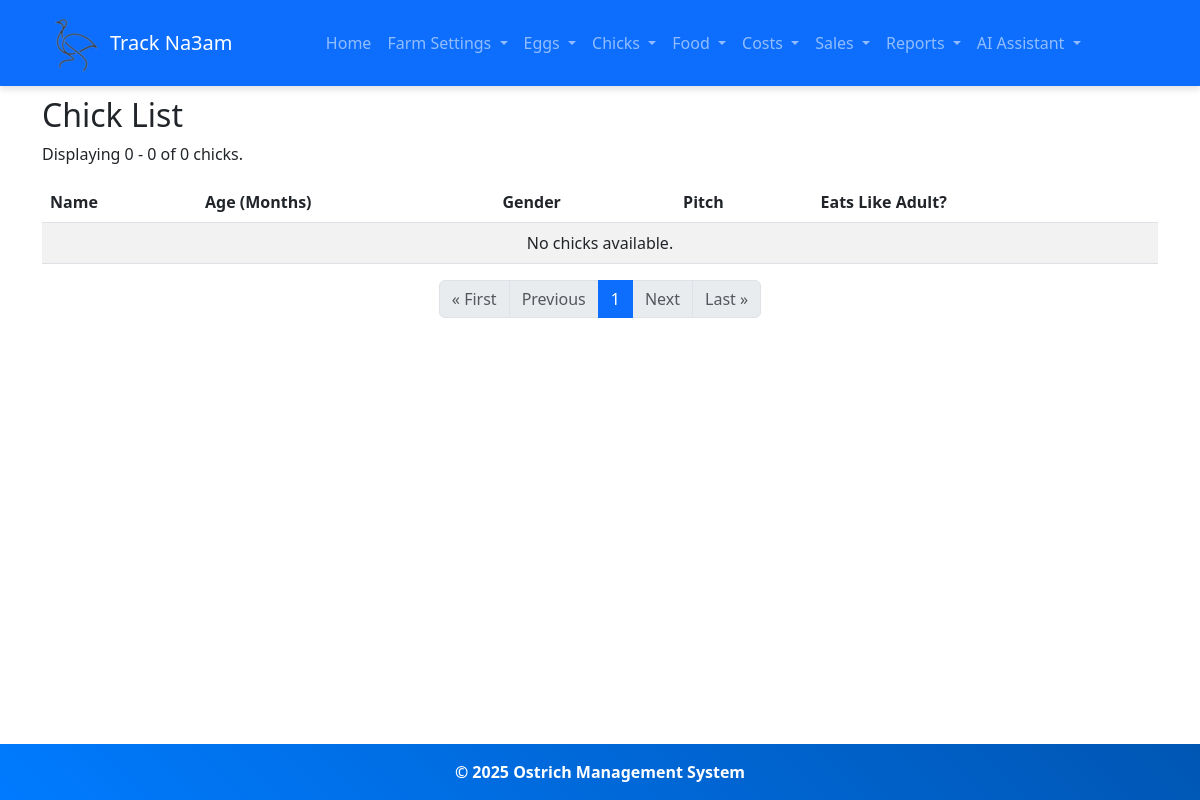
/chick-list/, run on an earlier commit of the app's database.
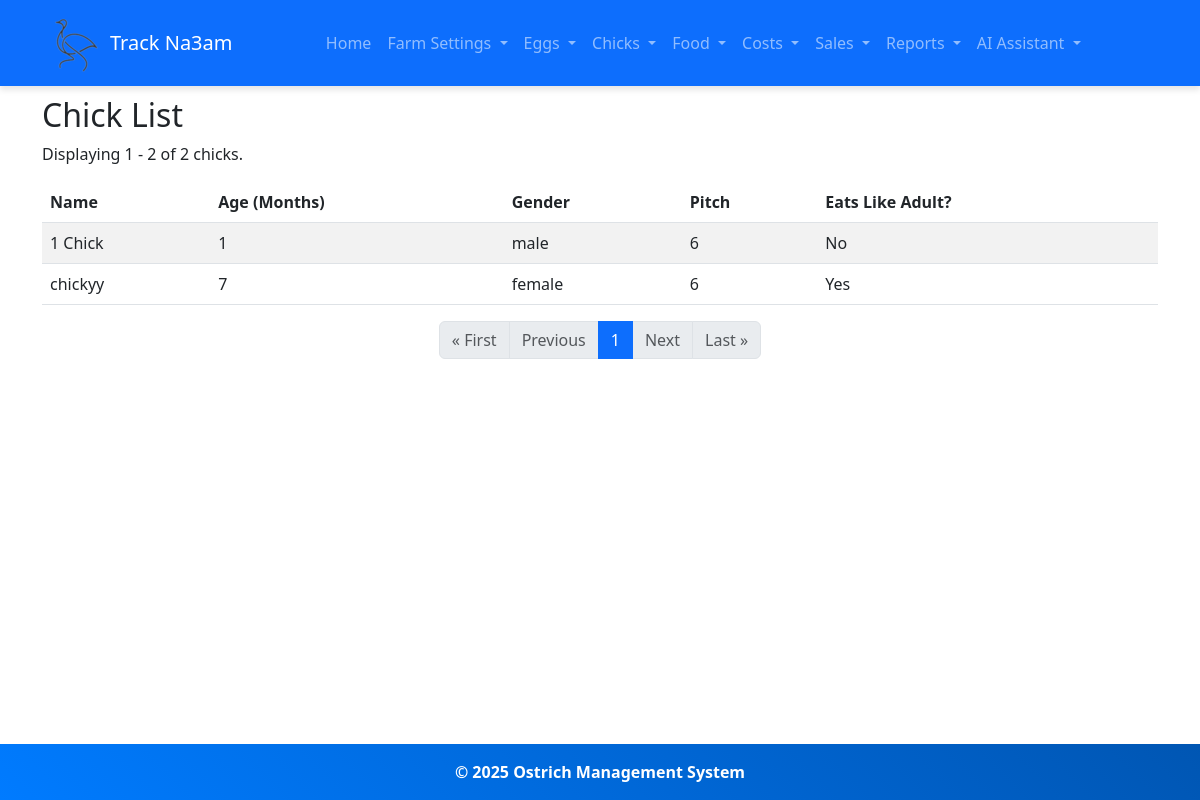
And on a later commit of the database.
### ostrich/models.py (models this page shows, shortened)
class Chick(models.Model):
    GENDER_CHOICES = [
        ('male', 'Male'),
        ('female', 'Female')
    ]
    sale_choices = (
        ('exists','exists'),
        ('sold','sold'),
    )
    name = models.CharField(max_length=100)
    creation_date = models.DateField(default=timezone.now)  # Date when the chick was created
    initial_age_in_months = models.PositiveIntegerField(null=True, blank=True)  # Optional for externally purchased chicks
    gender = models.CharField(max_length=10, choices=GENDER_CHOICES)
    pitch = models.ForeignKey('Pitch', on_delete=models.PROTECT, related_name='chicks', null=True, blank=True)
    status = models.CharField(max_length= 100,default="exists", choices = sale_choices, null=True)
    @property
    def age_in_months(self):
        if self.initial_age_in_months is not None:
            return self.initial_age_in_months + self._calculate_dynamic_age()
        else:
            return self._calculate_dynamic_age()
    def _calculate_dynamic_age(self):
        if not self.creation_date:
            return 0
        today = timezone.now().date()
        age_days = (today - self.creation_date).days
        return age_days // 30  # Approximate months (30 days per month)
    @property
    def eats_like_adult(self):
        return self.age_in_months >= 2

class Pitch(models.Model):
    pitch_number = models.IntegerField(unique=True)

### ostrich/views.py (the view)
# urls.py: path('chick-list/', views.chick_list, name='chick_list'),
def chick_list(request):
    chicks = Chick.objects.all().order_by('-creation_date')
    paginator = Paginator(chicks, 10)  # Show 10 chicks per page
    page_number = request.GET.get('page')
    page_chicks = paginator.get_page(page_number)
    return render(request, 'chicks/chick_list.html', {'page_chicks': page_chicks})  # Remove 'chicks'

### templates/chicks/chick_list.html
{% extends 'base.html' %}
{% block content %}
<h2>Chick List</h2>
<p>Displaying {{ page_chicks.start_index }} - {{ page_chicks.end_index }} of {{ page_chicks.paginator.count }} chicks.</p>
<table class="table table-striped">
    <thead>
        <tr>
            <th>Name</th>
            <th>Age (Months)</th>
            <th>Gender</th>
            <th>Pitch</th>
            <th>Eats Like Adult?</th>
        </tr>
    </thead>
    <tbody>
        {% for chick in page_chicks %}
        <tr>
            <td>{{ chick.name }}</td>
            <td>{{ chick.age_in_months }}</td>
            <td>{{ chick.gender }}</td>
            <td>{{ chick.pitch.pitch_number|default:"Not assigned" }}</td>
            <td>{{ chick.eats_like_adult|yesno:"Yes,No" }}</td>
        </tr>
        {% empty %}
        <tr>
            <td colspan="5" class="text-center">No chicks available.</td>
        </tr>
        {% endfor %}
    </tbody>
</table>
<nav aria-label="Page navigation">
    <ul class="pagination justify-content-center">
        {% if page_chicks.has_previous %}
        <li class="page-item">
            <a class="page-link" href="?page=1">&laquo; First</a>
        </li>
        <li class="page-item">
            <a class="page-link" href="?page={{ page_chicks.previous_page_number }}">Previous</a>
        </li>
        {% else %}
        <li class="page-item disabled">
            <a class="page-link" href="#" tabindex="-1" aria-disabled="true">&laquo; First</a>
        </li>
        <li class="page-item disabled">
            <a class="page-link" href="#" tabindex="-1" aria-disabled="true">Previous</a>
        </li>
        {% endif %}
        <li class="page-item active" aria-current="page">
            <span class="page-link">{{ page_chicks.number }}</span>
        </li>
        {% if page_chicks.has_next %}
        <li class="page-item">
            <a class="page-link" href="?page={{ page_chicks.next_page_number }}">Next</a>
        </li>
        <li class="page-item">
            <a class="page-link" href="?page={{ page_chicks.paginator.num_pages }}">Last &raquo;</a>
        </li>
        {% else %}
        <li class="page-item disabled">
            <a class="page-link" href="#" tabindex="-1" aria-disabled="true">Next</a>
        </li>
        <li class="page-item disabled">
            <a class="page-link" href="#" tabindex="-1" aria-disabled="true">Last &raquo;</a>
        </li>
        {% endif %}
    </ul>
</nav>
{% endblock %}

What changed in the data, as far as the page shows it:
added Chick: name "1 Chick", age_in_months "1", gender "male", pitch.pitch_number "6", eats_like_adult "No"
added Chick: name "chickyy", age_in_months "7", gender "female", pitch.pitch_number "6", eats_like_adult "Yes"
Also different on the page:
{{ page_chicks.start_index }}: "0" → "1"
{{ page_chicks.end_index }}: "0" → "2"
{{ page_chicks.paginator.count }}: "0" → "2"
text no longer shown: "No chicks available."
